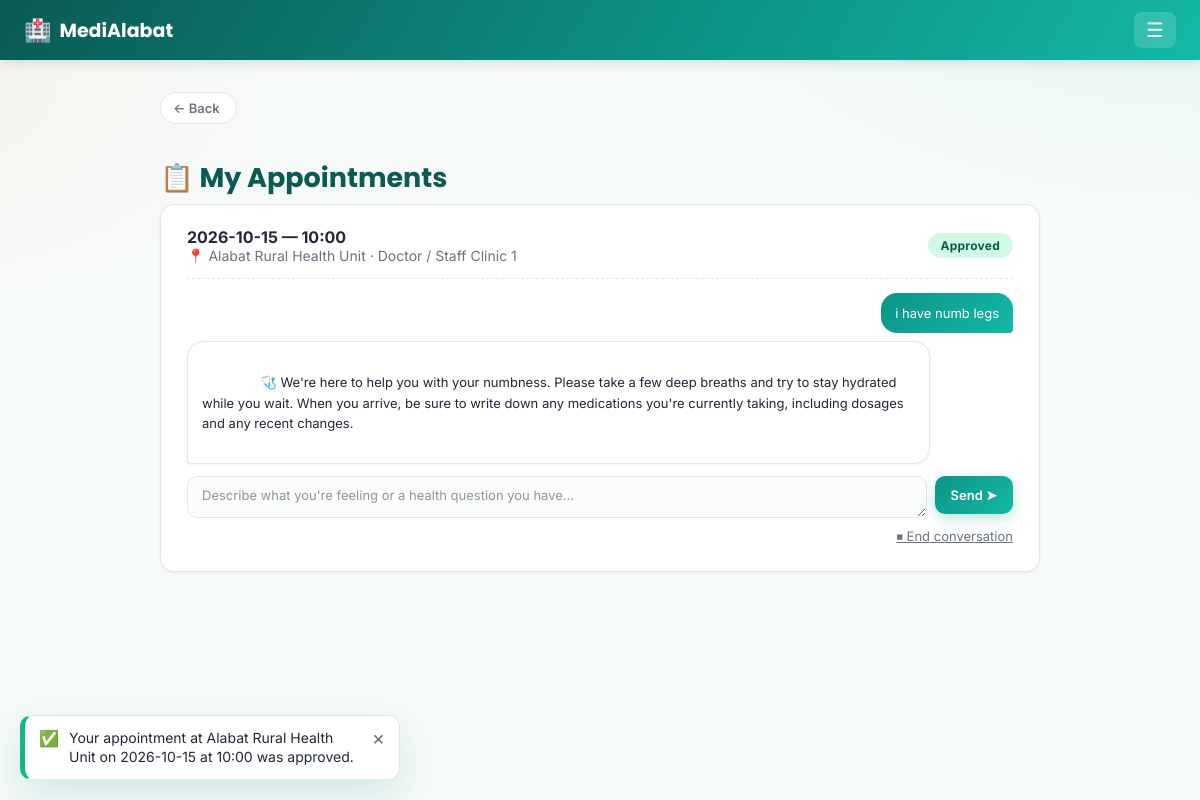
Screenshot of /appointments (signed in) with the database file from the repository.
### tables this page shows
CREATE TABLE appointments (
            id INTEGER PRIMARY KEY AUTOINCREMENT,
            patient_id INTEGER NOT NULL REFERENCES users(id) ON DELETE CASCADE,
            staff_id INTEGER NOT NULL REFERENCES users(id) ON DELETE CASCADE,
            clinic_id INTEGER NOT NULL REFERENCES clinics(id),
            appt_date TEXT NOT NULL,
            appt_time TEXT NOT NULL,
            reason TEXT,
            status TEXT NOT NULL DEFAULT 'Pending' CHECK(status IN ('Pending','Approved','Reschedule')),
            ai_note TEXT,
            created_at TEXT DEFAULT CURRENT_TIMESTAMP
        , decided_at TEXT, ai_chat_closed INTEGER NOT NULL DEFAULT 0);

CREATE TABLE clinics (
    id INTEGER PRIMARY KEY AUTOINCREMENT,
    name TEXT NOT NULL,
    address TEXT
);

CREATE TABLE users (
    id INTEGER PRIMARY KEY AUTOINCREMENT,
    role TEXT NOT NULL CHECK(role IN ('patient', 'staff')),
    full_name TEXT NOT NULL,
    email TEXT UNIQUE NOT NULL,
    password_hash TEXT NOT NULL,
    contact_number TEXT,
    created_at TEXT DEFAULT CURRENT_TIMESTAMP
, first_name TEXT, middle_name TEXT, last_name TEXT, status TEXT NOT NULL DEFAULT 'active', reviewed_by INTEGER, reviewed_at TEXT);

CREATE TABLE appointment_messages (
            id INTEGER PRIMARY KEY AUTOINCREMENT,
            appointment_id INTEGER NOT NULL
                REFERENCES appointments(id) ON DELETE CASCADE,
            role TEXT NOT NULL
                CHECK(role IN ('patient', 'ai')),
            content TEXT NOT NULL,
            created_at TEXT DEFAULT CURRENT_TIMESTAMP
        );

### app.py (the view, shortened to what this page needs)
@app.route("/appointments")
@login_required(role="patient")
def patient_appointments(user):
    conn = get_db()
    rows = conn.execute(
        "SELECT a.*, c.name AS clinic_name, u.full_name AS doctor_name FROM appointments a "
        "JOIN clinics c ON c.id = a.clinic_id "
        "JOIN users u ON u.id = a.staff_id "
        "WHERE a.patient_id = ? ORDER BY a.appt_date DESC, a.appt_time DESC",
        (user["id"],),
    ).fetchall()
    context = patient_health_context(conn, user["id"])
    appts = []
    for row in rows:
        appt = dict(row)
        messages = conn.execute(
            "SELECT role, content FROM appointment_messages WHERE appointment_id=? ORDER BY id ASC",
            (appt["id"],),
        ).fetchall()
        has_patient_msg = any(m["role"] == "patient" for m in messages)
        has_ai_msg = any(m["role"] == "ai" for m in messages)
        changed = False
        if appt["reason"] and not has_patient_msg:
            conn.execute(
                "INSERT INTO appointment_messages (appointment_id, role, content) VALUES (?, 'patient', ?)",
                (appt["id"], appt["reason"]),
            )
            changed = True
        if changed:
            conn.commit()
            messages = conn.execute(
                "SELECT role, content FROM appointment_messages WHERE appointment_id=? ORDER BY id ASC",
                (appt["id"],),
            ).fetchall()
        appt["messages"] = messages
        appts.append(appt)
    conn.close()
    return render_template("patient/appointments.html", appointments=appts)

### app.py (called while the page is built)
def current_user():
    if "user_id" not in session:
        return None
    conn = get_db()
    user = conn.execute("SELECT * FROM users WHERE id = ?", (session["user_id"],)).fetchone()
    conn.close()
    return user

def current_lang():
    return session.get("lang", DEFAULT_LANG)

def patient_health_context(conn, user_id):
    profile = conn.execute(
        "SELECT existing_conditions, allergies, medications FROM patient_profiles WHERE user_id=?",
        (user_id,),
    ).fetchone()
    parts = []
    if profile:
        if profile["existing_conditions"]:
            parts.append(f"existing conditions: {profile['existing_conditions']}")
        if profile["allergies"]:
            parts.append(f"allergies: {profile['allergies']}")
        if profile["medications"]:
            parts.append(f"current medications: {profile['medications']}")
    return "; ".join(parts) if parts else None

@app.context_processor
def inject_globals():
    lang = current_lang()
    def fdate(d):
        """'October 8, 2026' / 'Oktubre 8, 2026' — month name follows the active language."""
        return f"{_t('month.' + str(d.month), lang=lang)} {d.day}, {d.year}"
    def fdatetime(value):
        """Format a stored 'YYYY-MM-DD HH:MM' string; returns '' for empty/unparseable values."""
        try:
            dt = datetime.strptime(value, "%Y-%m-%d %H:%M")
        except (TypeError, ValueError):
            return ""
        hour12 = dt.hour % 12 or 12
        return f"{fdate(dt.date())} · {hour12}:{dt.minute:02d} {'AM' if dt.hour < 12 else 'PM'}"
    return {
        "current_user": current_user(),
        "current_lang": lang,
        "t": lambda key, **kwargs: _t(key, lang=lang, **kwargs),
        "fdate": fdate,
        "fdatetime": fdatetime,
    }

def login_required(role=None):
    def decorator(view):
        @functools.wraps(view)
        def wrapped(*args, **kwargs):
            user = current_user()
            if user is None:
                return redirect(url_for("login"))
            if user["role"] == "staff" and user["status"] != "active":
                session.clear()                    # an unapproved / rejected staff account must never get in
                return redirect(url_for("login"))
            if role and user["role"] != role:
                abort(403)
            return view(user, *args, **kwargs)
        return wrapped
    return decorator

### templates/patient/appointments.html (shortened to what this page needs)
{% extends "base.html" %}
{% block content %}
<h1 class="fade-in">📋 {{ t('appts.title') }}</h1>
{% if appointments %}
<div class="appt-list">
    {% for a in appointments %}
    <div class="card fade-in" id="appt-{{ a.id }}">
        <div class="appt-row">
            <div>
                <div class="appt-date">{{ a.appt_date }} — {{ a.appt_time }}</div>
                <div class="appt-clinic">📍 {{ a.clinic_name }} · {{ a.doctor_name }}</div>
            </div>
            <span class="status status-{{ a.status|lower }}">{{ t('status.' ~ a.status|lower) }}</span>
        </div>
        {% if a.messages %}
        <div class="ai-thread ai-thread-compact {% if a.ai_chat_closed %}ai-thread-ended{% endif %}">
            {% for m in a.messages %}
            <div class="ai-bubble {% if m.role == 'patient' %}ai-bubble-user{% else %}ai-bubble-ai{% endif %}">
                {% if m.role == 'ai' %}🩺 {% endif %}{{ m.content }}
            </div>
            {% endfor %}
        </div>
        {% if a.ai_chat_closed %}
        <div class="chat-ended-note">💤 {{ t('ai.chat_ended') }}</div>
        <form method="POST" action="{{ url_for('appointment_chat_toggle', appt_id=a.id, action='resume') }}">
            <button type="submit" class="btn-secondary btn-compact">{{ t('ai.resume_chat') }}</button>
        </form>
        {% else %}
        <form method="POST" action="{{ url_for('appointment_message', appt_id=a.id) }}" class="ai-continue-form">
            <textarea name="message" rows="1" placeholder="{{ t('ai.placeholder') }}" required></textarea>
            <button type="submit" class="btn-primary btn-compact">{{ t('ai.send') }} ➤</button>
        </form>
        <form method="POST" action="{{ url_for('appointment_chat_toggle', appt_id=a.id, action='end') }}" class="chat-end-form"
              onsubmit="return confirm('{{ t('ai.confirm_end') | replace("'", "\\'") }}');">
            <button type="submit" class="btn-link-muted">⏹ {{ t('ai.end_chat') }}</button>
        </form>
        {% endif %}
        {% endif %}
    </div>
    {% endfor %}
</div>
{% else %}
<div class="card empty-state fade-in">
    <div class="empty-icon">📭</div>
    <p>{{ t('appts.none_yet') }}</p>
    <a href="{{ url_for('new_appointment_clinic') }}" class="btn-primary">{{ t('dash.set_appointment') }}</a>
</div>
{% endif %}
{% endblock %}

### rows the page displays
appointments: appt_date "2026-10-15", appt_time "10:00", clinic_name "Alabat Rural Health Unit", doctor_name "Doctor / Staff Clinic 1", status "Approved", message "Describe what you're feeling or a health question you have...", t "Send", t "End conversation"
appointment_messages: content "i have numb legs"
appointment_messages: content "We're here to help you with your numbness. Please take a few deep breaths and try to stay hydrated while you wait. When you arrive, be sure to write down any medications you're currently taking, including dosages and any recent changes."

### other values shown
{{ t('nav.back') }} "Back"
{{ t('appts.title') }} "My Appointments"
